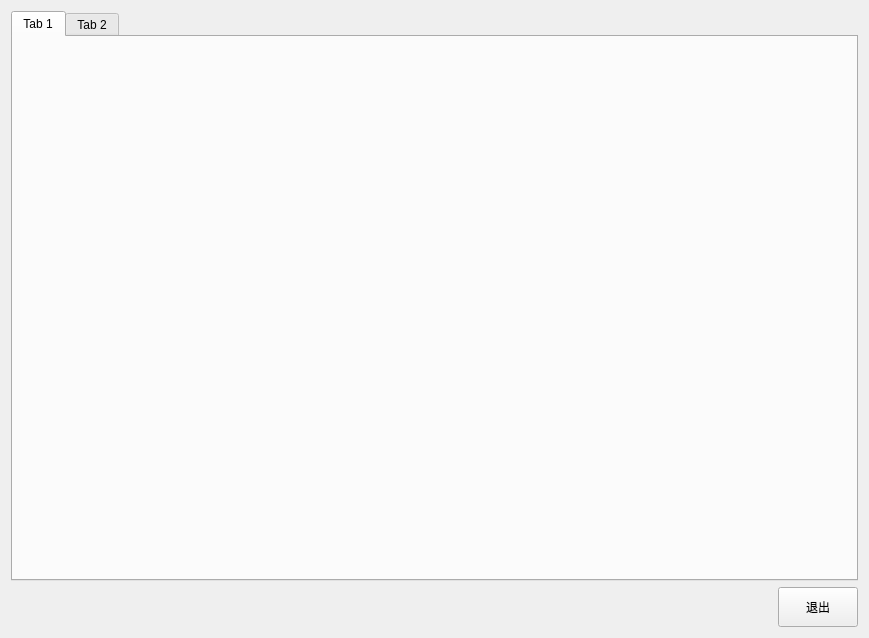
<?xml version="1.0" encoding="UTF-8"?>
<ui version="4.0">
 <class>ResultsWidget</class>
 <widget class="QWidget" name="ResultsWidget">
  <property name="geometry">
   <rect>
    <x>0</x>
    <y>0</y>
    <width>869</width>
    <height>638</height>
   </rect>
  </property>
  <property name="windowTitle">
   <string>Form</string>
  </property>
  <layout class="QVBoxLayout" name="verticalLayout">
   <item>
    <widget class="QTabWidget" name="tabWidget">
     <widget class="QWidget" name="tab">
      <attribute name="title">
       <string>Tab 1</string>
      </attribute>
     </widget>
     <widget class="QWidget" name="tab_2">
      <attribute name="title">
       <string>Tab 2</string>
      </attribute>
     </widget>
    </widget>
   </item>
   <item>
    <layout class="QHBoxLayout" name="horizontalLayout">
     <item>
      <spacer name="horizontalSpacer">
       <property name="orientation">
        <enum>Qt::Horizontal</enum>
       </property>
       <property name="sizeHint" stdset="0">
        <size>
         <width>40</width>
         <height>20</height>
        </size>
       </property>
      </spacer>
     </item>
     <item>
      <widget class="QPushButton" name="Btn_quit">
       <property name="minimumSize">
        <size>
         <width>80</width>
         <height>40</height>
        </size>
       </property>
       <property name="text">
        <string>退出</string>
       </property>
      </widget>
     </item>
    </layout>
   </item>
  </layout>
 </widget>
 <resources/>
 <connections/>
</ui>
